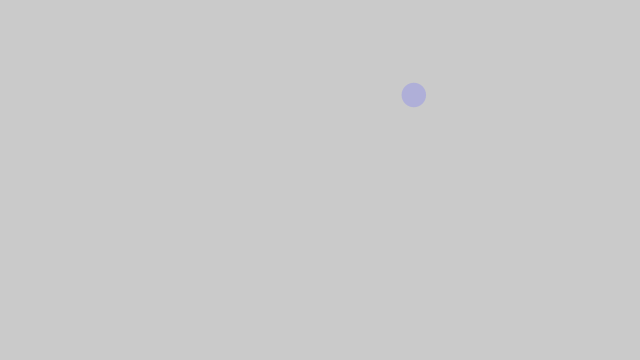
Frame 1 (no input)
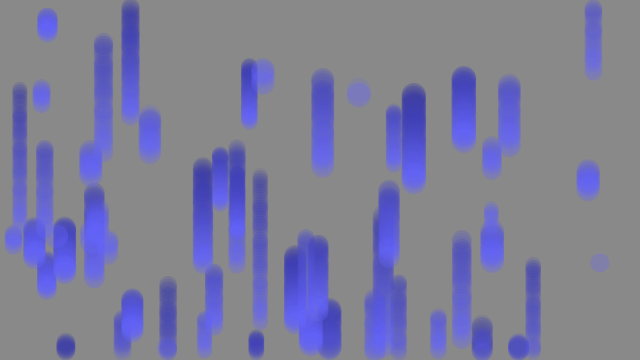
Frame 60 (the mouse pressed at the canvas centre just before this capture)
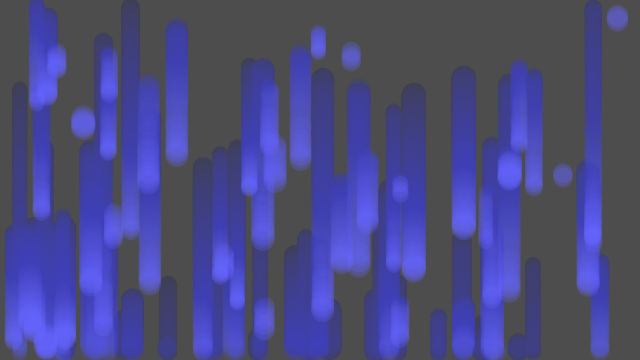
Frame 120 (the mouse held since frame 60 and released just before this capture)

The Processing sketch that drew these frames (run headless with seeded random() and noise(); from frame 60 on, the mouse is pressed at the canvas centre):

// Processing sketch: sketch_161024c
// ── sketch_161024c.pde
ParticleSystem ps;

void setup() {
  size(640, 360);
  noStroke();
  ps = new ParticleSystem();
}

void draw() {
  float alpha = random(25, 75);

  fill(0, 2);
  rect(0, 0, width, height);
  fill(100, 100, 255, alpha);
  ps.run();
}

class Drop {
  PVector pos;
  float d;
  float fall;

  Drop(PVector pos_) {
    pos = pos_;
    d = random(15, 25);
    fall = random(1, 3);
  }

  void run() {
    update();
    isDead();
    display();
  }

  void display() {
    ellipse(pos.x, pos.y, d, d);
  }

  void update() {
    pos.y += fall;
  }

  boolean isDead() {
    if (pos.y + d/2 > height) return true;
    else return false;
  }
}

class ParticleSystem {
  ArrayList<Drop> drops;

  float tx;
  float ty;

  ParticleSystem() {
    drops = new ArrayList<Drop>();
    PVector pos = new PVector(random(width), random(height));
    drops.add(new Drop(pos));
    tx += .006;
    ty += .006;
  }

  void run() {
    for (int i = 0; i < drops.size(); i++) {
      Drop drop = drops.get(i);
      drop.run();
    }

    if (drops.size() < 50) {
      float nx = noise(tx);
      float ny = noise(ty);
      float x = map(nx, 0, 1, 0, width);
      float y = map(ny, 0, 1, 0, height);
      PVector pos = new PVector(random(width), random(height));
      drops.add(new Drop(pos));
      tx += 0.06;
      ty += 0.06;
    }

    for (int i = drops.size() - 1; i > 0; i--) {
      Drop drop = drops.get(i);
      if (drop.isDead()) {
        drops.remove(drop);
      }
    }
  }
}
